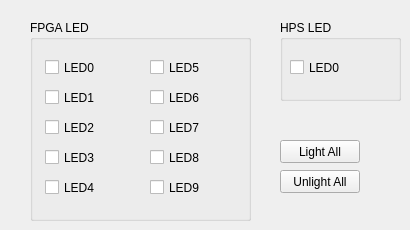
     <widget class="QWidget" name="tabLED">
      <property name="cursor">
       <cursorShape>ArrowCursor</cursorShape>
      </property>
      <property name="autoFillBackground">
       <bool>false</bool>
      </property>
      <attribute name="icon">
       <iconset resource="images/images.qrc">
        <normaloff>:/new/Myresource/GLED.bmp</normaloff>:/new/Myresource/GLED.bmp</iconset>
      </attribute>
      <attribute name="title">
       <string>LED</string>
      </attribute>
      <widget class="QGroupBox" name="groupBox_fpga_led">
       <property name="geometry">
        <rect>
         <x>30</x>
         <y>20</y>
         <width>221</width>
         <height>201</height>
        </rect>
       </property>
       <property name="title">
        <string>FPGA LED</string>
       </property>
       <widget class="QCheckBox" name="checkBox_LED1">
        <property name="geometry">
         <rect>
          <x>15</x>
          <y>60</y>
          <width>95</width>
          <height>35</height>
         </rect>
        </property>
        <property name="font">
         <font>
          <bold>false</bold>
          <strikeout>false</strikeout>
          <kerning>false</kerning>
         </font>
        </property>
        <property name="cursor">
         <cursorShape>PointingHandCursor</cursorShape>
        </property>
        <property name="text">
         <string>LED1</string>
        </property>
        <property name="icon">
         <iconset resource="images/images.qrc">
          <normaloff>:/new/Myresource/RLED.bmp</normaloff>:/new/Myresource/RLED.bmp</iconset>
        </property>
        <property name="tristate">
         <bool>false</bool>
        </property>
       </widget>
       <widget class="QCheckBox" name="checkBox_LED9">
        <property name="geometry">
         <rect>
          <x>120</x>
          <y>150</y>
          <width>95</width>
          <height>35</height>
         </rect>
        </property>
        <property name="font">
         <font>
          <bold>false</bold>
          <strikeout>false</strikeout>
          <kerning>false</kerning>
         </font>
        </property>
        <property name="cursor">
         <cursorShape>PointingHandCursor</cursorShape>
        </property>
        <property name="text">
         <string>LED9</string>
        </property>
        <property name="icon">
         <iconset resource="images/images.qrc">
          <normaloff>:/new/Myresource/RLED.bmp</normaloff>:/new/Myresource/RLED.bmp</iconset>
        </property>
        <property name="tristate">
         <bool>false</bool>
        </property>
       </widget>
       <widget class="QCheckBox" name="checkBox_LED0">
        <property name="geometry">
         <rect>
          <x>15</x>
          <y>30</y>
          <width>95</width>
          <height>35</height>
         </rect>
        </property>
        <property name="font">
         <font>
          <bold>false</bold>
          <strikeout>false</strikeout>
          <kerning>false</kerning>
         </font>
        </property>
        <property name="cursor">
         <cursorShape>PointingHandCursor</cursorShape>
        </property>
        <property name="text">
         <string>LED0</string>
        </property>
        <property name="icon">
         <iconset resource="images/images.qrc">
          <normaloff>:/new/Myresource/RLED.bmp</normaloff>:/new/Myresource/RLED.bmp</iconset>
        </property>
        <property name="tristate">
         <bool>false</bool>
        </property>
       </widget>
       <widget class="QCheckBox" name="checkBox_LED2">
        <property name="geometry">
         <rect>
          <x>15</x>
          <y>90</y>
          <width>95</width>
          <height>35</height>
         </rect>
        </property>
        <property name="font">
         <font>
          <bold>false</bold>
          <strikeout>false</strikeout>
          <kerning>false</kerning>
         </font>
        </property>
        <property name="cursor">
         <cursorShape>PointingHandCursor</cursorShape>
        </property>
        <property name="text">
         <string>LED2</string>
        </property>
        <property name="icon">
         <iconset resource="images/images.qrc">
          <normaloff>:/new/Myresource/RLED.bmp</normaloff>:/new/Myresource/RLED.bmp</iconset>
        </property>
        <property name="tristate">
         <bool>false</bool>
        </property>
       </widget>
       <widget class="QCheckBox" name="checkBox_LED3">
        <property name="geometry">
         <rect>
          <x>15</x>
          <y>120</y>
          <width>95</width>
          <height>35</height>
         </rect>
        </property>
        <property name="font">
         <font>
          <bold>false</bold>
          <strikeout>false</strikeout>
          <kerning>false</kerning>
         </font>
        </property>
        <property name="cursor">
         <cursorShape>PointingHandCursor</cursorShape>
        </property>
        <property name="text">
         <string>LED3</string>
        </property>
        <property name="icon">
         <iconset resource="images/images.qrc">
          <normaloff>:/new/Myresource/RLED.bmp</normaloff>:/new/Myresource/RLED.bmp</iconset>
        </property>
        <property name="tristate">
         <bool>false</bool>
        </property>
       </widget>
       <widget class="QCheckBox" name="checkBox_LED4">
        <property name="geometry">
         <rect>
          <x>15</x>
          <y>150</y>
          <width>95</width>
          <height>35</height>
         </rect>
        </property>
        <property name="font">
         <font>
          <bold>false</bold>
          <strikeout>false</strikeout>
          <kerning>false</kerning>
         </font>
        </property>
        <property name="cursor">
         <cursorShape>PointingHandCursor</cursorShape>
        </property>
        <property name="text">
         <string>LED4</string>
        </property>
        <property name="icon">
         <iconset resource="images/images.qrc">
          <normaloff>:/new/Myresource/RLED.bmp</normaloff>:/new/Myresource/RLED.bmp</iconset>
        </property>
        <property name="tristate">
         <bool>false</bool>
        </property>
       </widget>
       <widget class="QCheckBox" name="checkBox_LED5">
        <property name="geometry">
         <rect>
          <x>120</x>
          <y>30</y>
          <width>95</width>
          <height>35</height>
         </rect>
        </property>
        <property name="font">
         <font>
          <bold>false</bold>
          <strikeout>false</strikeout>
          <kerning>false</kerning>
         </font>
        </property>
        <property name="cursor">
         <cursorShape>PointingHandCursor</cursorShape>
        </property>
        <property name="text">
         <string>LED5</string>
        </property>
        <property name="icon">
         <iconset resource="images/images.qrc">
          <normaloff>:/new/Myresource/RLED.bmp</normaloff>:/new/Myresource/RLED.bmp</iconset>
        </property>
        <property name="tristate">
         <bool>false</bool>
        </property>
       </widget>
       <widget class="QCheckBox" name="checkBox_LED6">
        <property name="geometry">
         <rect>
          <x>120</x>
          <y>60</y>
          <width>95</width>
          <height>35</height>
         </rect>
        </property>
        <property name="font">
         <font>
          <bold>false</bold>
          <strikeout>false</strikeout>
          <kerning>false</kerning>
         </font>
        </property>
        <property name="cursor">
         <cursorShape>PointingHandCursor</cursorShape>
        </property>
        <property name="text">
         <string>LED6</string>
        </property>
        <property name="icon">
         <iconset resource="images/images.qrc">
          <normaloff>:/new/Myresource/RLED.bmp</normaloff>:/new/Myresource/RLED.bmp</iconset>
        </property>
        <property name="tristate">
         <bool>false</bool>
        </property>
       </widget>
       <widget class="QCheckBox" name="checkBox_LED7">
        <property name="geometry">
         <rect>
          <x>120</x>
          <y>90</y>
          <width>95</width>
          <height>35</height>
         </rect>
        </property>
        <property name="font">
         <font>
          <bold>false</bold>
          <strikeout>false</strikeout>
          <kerning>false</kerning>
         </font>
        </property>
        <property name="cursor">
         <cursorShape>PointingHandCursor</cursorShape>
        </property>
        <property name="text">
         <string>LED7</string>
        </property>
        <property name="icon">
         <iconset resource="images/images.qrc">
          <normaloff>:/new/Myresource/RLED.bmp</normaloff>:/new/Myresource/RLED.bmp</iconset>
        </property>
        <property name="tristate">
         <bool>false</bool>
        </property>
       </widget>
       <widget class="QCheckBox" name="checkBox_LED8">
        <property name="geometry">
         <rect>
          <x>120</x>
          <y>120</y>
          <width>95</width>
          <height>35</height>
         </rect>
        </property>
        <property name="font">
         <font>
          <bold>false</bold>
          <strikeout>false</strikeout>
          <kerning>false</kerning>
         </font>
        </property>
        <property name="cursor">
         <cursorShape>PointingHandCursor</cursorShape>
        </property>
        <property name="text">
         <string>LED8</string>
        </property>
        <property name="icon">
         <iconset resource="images/images.qrc">
          <normaloff>:/new/Myresource/RLED.bmp</normaloff>:/new/Myresource/RLED.bmp</iconset>
        </property>
        <property name="tristate">
         <bool>false</bool>
        </property>
       </widget>
      </widget>
      <widget class="QGroupBox" name="groupBox_hps_led">
       <property name="geometry">
        <rect>
         <x>280</x>
         <y>20</y>
         <width>121</width>
         <height>81</height>
        </rect>
       </property>
       <property name="title">
        <string>HPS LED</string>
       </property>
       <widget class="QCheckBox" name="checkBox_HPS_LED0">
        <property name="geometry">
         <rect>
          <x>10</x>
          <y>30</y>
          <width>95</width>
          <height>35</height>
         </rect>
        </property>
        <property name="font">
         <font>
          <bold>false</bold>
          <strikeout>false</strikeout>
          <kerning>false</kerning>
         </font>
        </property>
        <property name="cursor">
         <cursorShape>PointingHandCursor</cursorShape>
        </property>
        <property name="text">
         <string>LED0</string>
        </property>
        <property name="icon">
         <iconset resource="images/images.qrc">
          <normaloff>:/new/Myresource/GLED.bmp</normaloff>:/new/Myresource/GLED.bmp</iconset>
        </property>
        <property name="tristate">
         <bool>false</bool>
        </property>
       </widget>
      </widget>
      <widget class="QPushButton" name="pushButton_LightAllLed">
       <property name="geometry">
        <rect>
         <x>280</x>
         <y>140</y>
         <width>80</width>
         <height>23</height>
        </rect>
       </property>
       <property name="cursor">
        <cursorShape>PointingHandCursor</cursorShape>
       </property>
       <property name="text">
        <string>Light All</string>
       </property>
      </widget>
      <widget class="QPushButton" name="pushButton_UnlightAllLed">
       <property name="geometry">
        <rect>
         <x>280</x>
         <y>170</y>
         <width>80</width>
         <height>23</height>
        </rect>
       </property>
       <property name="cursor">
        <cursorShape>PointingHandCursor</cursorShape>
       </property>
       <property name="text">
        <string>Unlight All</string>
       </property>
      </widget>
     </widget>
